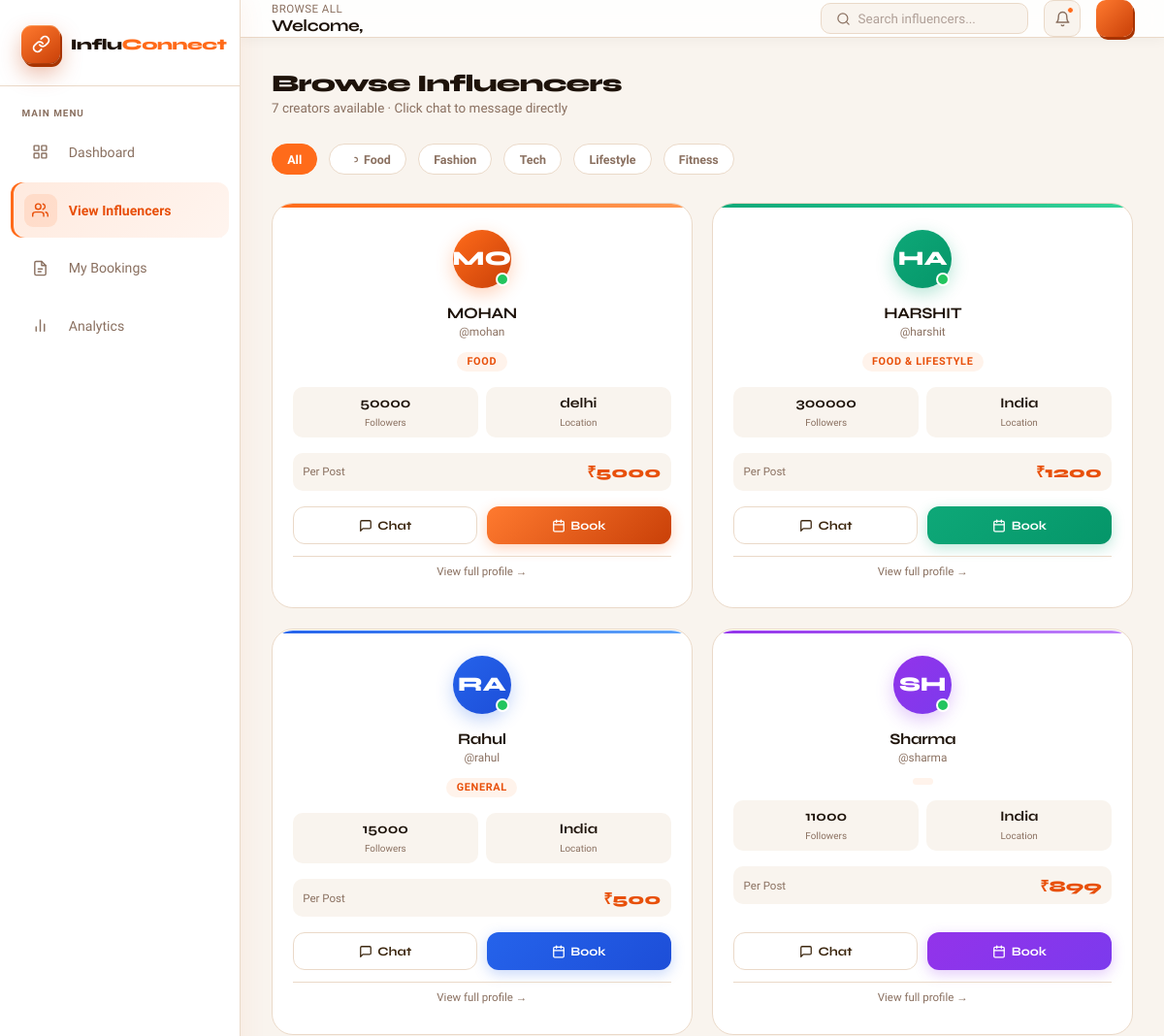
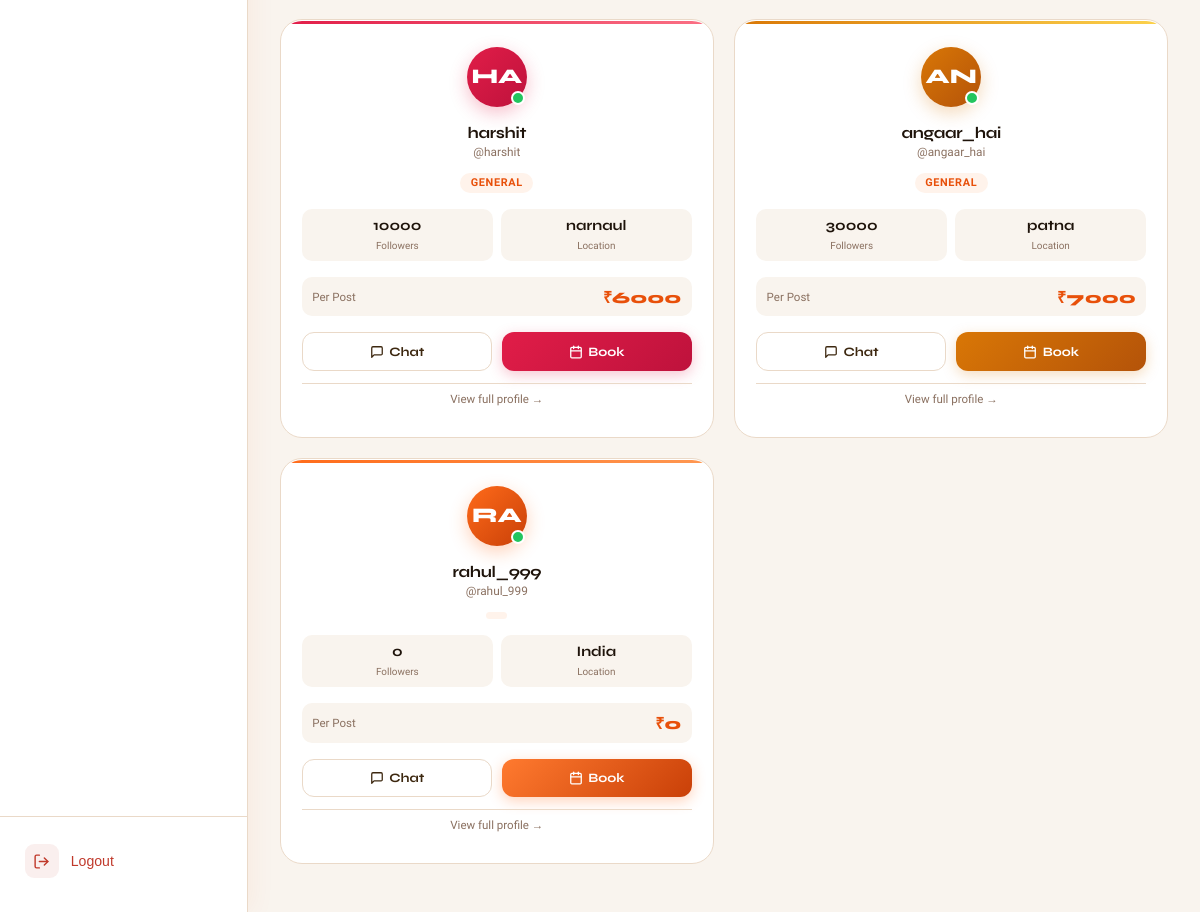
/influencers/, run on an earlier commit of the app's database (2 pictures, top to bottom).
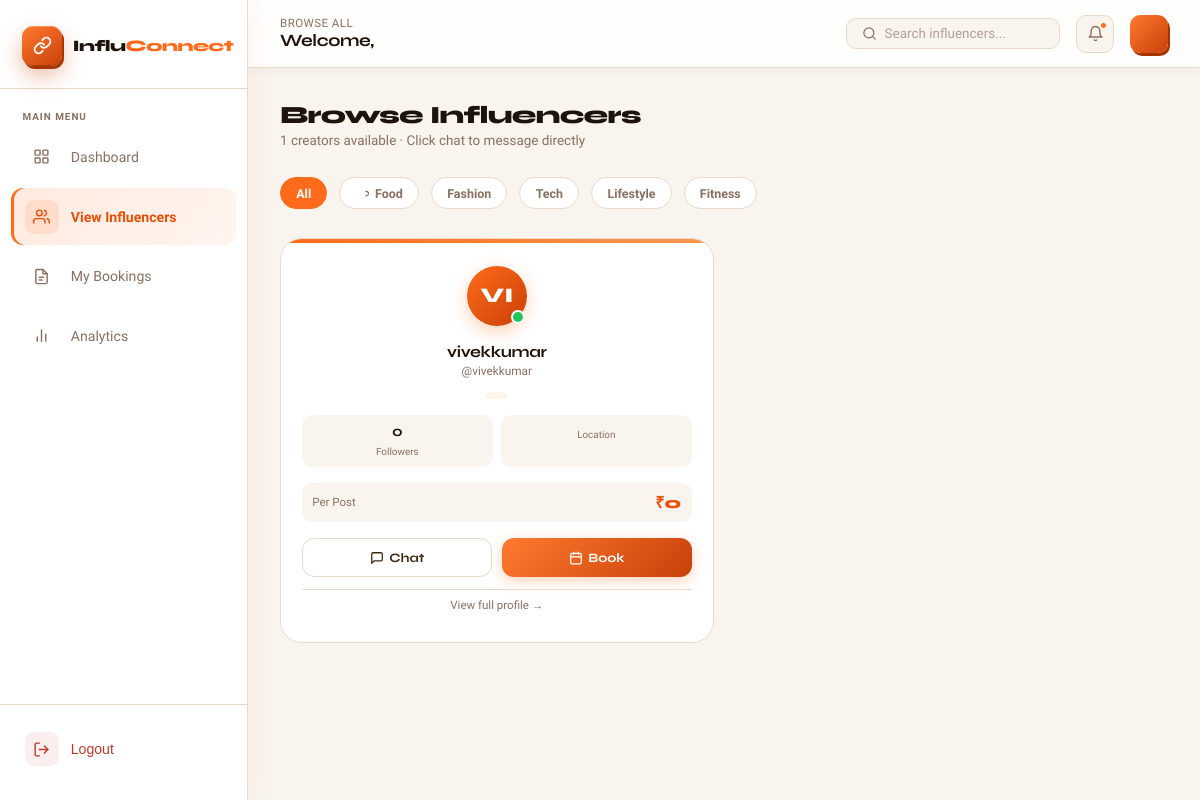
And on a later commit of the database.
### influencers/models.py (models this page shows, shortened)
class InfluencerProfile(models.Model):
    user = models.OneToOneField(settings.AUTH_USER_MODEL, on_delete=models.CASCADE)
    phone = models.CharField(max_length=20, blank=True, default='')
    date_of_birth = models.DateField(null=True, blank=True)
    photo = models.ImageField(upload_to='influencer_photos/', blank=True, null=True)
    profile_image = models.ImageField(upload_to='influencer_profiles/', null=True, blank=True)
    banner_image = models.ImageField(upload_to='influencer_banners/', null=True, blank=True)
    street = models.CharField(max_length=200, blank=True, default='')
    city = models.CharField(max_length=100, blank=True, default='')
    state = models.CharField(max_length=100, blank=True, default='')
    pincode = models.CharField(max_length=10, blank=True, default='')
    country = models.CharField(max_length=100, blank=True, default='India')
    bio = models.TextField(blank=True, default='')
    category = models.CharField(max_length=100, blank=True, default='')
    location = models.CharField(max_length=100, blank=True, default='')
    price_per_post = models.IntegerField(default=0)
    followers = models.IntegerField(default=0)
    instagram = models.URLField(blank=True, default='')
    youtube = models.URLField(blank=True, default='')
    twitter = models.URLField(blank=True, default='')

### accounts/models.py (models this page shows)
class CustomUser(AbstractUser):
    ROLE_CHOICES = (
        ('influencer', 'Influencer'),
        ('shopkeeper', 'Shopkeeper'),
    )
    role = models.CharField(max_length=20, choices=ROLE_CHOICES, default='')

### influencers/views.py (the view)
# urls.py: path('', views.influencers_list, name='influencers_list'),
def influencers_list(request):
    influencers = InfluencerProfile.objects.all()
    return render(request, 'influencers/influencers.html', {'influencers': influencers})

### templates/influencers/influencers.html (shortened to what this page needs)
<!DOCTYPE html>
<html lang="en">
<head>
</head>
<body>
<aside class="sidebar" id="sidebar">
  <a href="{% url 'shopkeepers:shopkeeper_dashboard' %}" class="sidebar-brand">
    <div class="brand-icon"><svg viewBox="0 0 24 24" fill="none" stroke="#fff" stroke-width="2.3" stroke-linecap="round" stroke-linejoin="round"><path d="M10 13a5 5 0 0 0 7.54.54l3-3a5 5 0 0 0-7.07-7.07l-1.72 1.71"/><path d="M14 11a5 5 0 0 0-7.54-.54l-3 3a5 5 0 0 0 7.07 7.07l1.71-1.71"/></svg></div>
    <span class="brand-name"><span class="bl">Influ</span><span class="or">Connect</span></span>
  </a>
  <p class="nav-section-label">Main Menu</p>
  <ul class="nav-menu">
    <li class="nav-item"><a href="{% url 'shopkeepers:shopkeeper_dashboard' %}" class="nav-link"><span class="nav-icon"></span>Dashboard</a></li>
    <li class="nav-item"><a href="{% url 'influencers:influencers_list' %}" class="nav-link active"><span class="nav-icon"><svg viewBox="0 0 24 24" fill="none" stroke="currentColor" stroke-width="2" stroke-linecap="round" stroke-linejoin="round"><path d="M17 21v-2a4 4 0 0 0-4-4H5a4 4 0 0 0-4 4v2"/><circle cx="9" cy="7" r="4"/><path d="M23 21v-2a4 4 0 0 0-3-3.87"/><path d="M16 3.13a4 4 0 0 1 0 7.75"/></svg></span>View Influencers</a></li>
    <li class="nav-item"><a href="{% url 'bookings:all_bookings' %}" class="nav-link"><span class="nav-icon"><svg viewBox="0 0 24 24" fill="none" stroke="currentColor" stroke-width="2" stroke-linecap="round" stroke-linejoin="round"><path d="M14 2H6a2 2 0 0 0-2 2v16a2 2 0 0 0 2 2h12a2 2 0 0 0 2-2V8z"/><polyline points="14 2 14 8 20 8"/><line x1="9" y1="13" x2="15" y2="13"/><line x1="9" y1="17" x2="13" y2="17"/></svg></span>My Bookings</a></li>
    <li class="nav-item"><a href="{% url 'bookings:analytics' %}" class="nav-link"><span class="nav-icon"><svg viewBox="0 0 24 24" fill="none" stroke="currentColor" stroke-width="2" stroke-linecap="round" stroke-linejoin="round"><line x1="18" y1="20" x2="18" y2="10"/><line x1="12" y1="20" x2="12" y2="4"/><line x1="6" y1="20" x2="6" y2="14"/></svg></span>Analytics</a></li>
  </ul>
  <div class="sidebar-footer">
    <form method="post" action="{% url 'logout' %}">{% csrf_token %}
      <button type="submit" class="logout-btn"><span class="logout-icon"><svg viewBox="0 0 24 24" fill="none" stroke="currentColor" stroke-width="2" stroke-linecap="round" stroke-linejoin="round"><path d="M9 21H5a2 2 0 0 1-2-2V5a2 2 0 0 1 2-2h4"/><polyline points="16 17 21 12 16 7"/><line x1="21" y1="12" x2="9" y2="12"/></svg></span>Logout</button>
    </form>
  </div>
</aside>
<div class="main-wrap">
  <header class="topbar">
    <div class="topbar-left">
      <div class="topbar-text">
        <span class="topbar-greeting">Browse All</span>
        <span class="topbar-name">Welcome, </span>
      </div>
    </div>
    <div class="topbar-right">
      <div class="topbar-search">
        <svg viewBox="0 0 24 24" fill="none" stroke="currentColor" stroke-width="2" stroke-linecap="round" stroke-linejoin="round"><circle cx="11" cy="11" r="8"/><line x1="21" y1="21" x2="16.65" y2="16.65"/></svg>
        <input type="text" id="searchInput" placeholder="Search influencers..." oninput="filterCards()"/>
      </div>
      <a href="{% url 'bookings:notifications_page' %}" class="notif-btn">
        <svg viewBox="0 0 24 24" fill="none" stroke="currentColor" stroke-width="2" stroke-linecap="round" stroke-linejoin="round"><path d="M18 8A6 6 0 0 0 6 8c0 7-3 9-3 9h18s-3-2-3-9"/><path d="M13.73 21a2 2 0 0 1-3.46 0"/></svg>
        <span class="notif-dot"></span>
      </a>
      <div class="avatar">{{ request.user.username|slice:":2"|upper }}</div>
    </div>
  </header>
  <main class="page-content">
    <div class="page-header">
      <div>
        <h1 class="page-title">Browse Influencers</h1>
        <p class="page-subtitle">{{ influencers|length }} creators available · Click chat to message directly</p>
      </div>
    </div>
    <div class="filter-bar">
      <span class="filter-chip active" onclick="filterCategory(this,'all')">All</span>
      <span class="filter-chip" onclick="filterCategory(this,'food')"><svg viewBox="0 0 24 24" fill="none" stroke="currentColor" stroke-width="2" stroke-linecap="round" stroke-linejoin="round"><path d="M18 8h1a4 4 0 0 1 0 8h-1"/></svg>Food</span>
      <span class="filter-chip" onclick="filterCategory(this,'fashion')">Fashion</span>
      <span class="filter-chip" onclick="filterCategory(this,'tech')">Tech</span>
      <span class="filter-chip" onclick="filterCategory(this,'lifestyle')">Lifestyle</span>
      <span class="filter-chip" onclick="filterCategory(this,'fitness')">Fitness</span>
    </div>
    <div class="inf-grid" id="infGrid">
      {% for influencer in influencers %}
      <div class="inf-card" data-name="{{ influencer.user.username|lower }}" data-category="{{ influencer.category|lower }}">
        <div class="inf-card-top-bar"></div>
        <div class="inf-card-body">
          <div class="inf-avatar">
            {{ influencer.user.username|slice:":2"|upper }}
            <span class="inf-online-dot"></span>
          </div>
          <div class="inf-name">{{ influencer.user.username }}</div>
          <div class="inf-handle">@{{ influencer.user.username|lower }}</div>
          <span class="inf-category">{{ influencer.category }}</span>
          <div class="inf-stats">
            <div class="inf-stat"><span class="inf-stat-val">{{ influencer.followers }}</span><span class="inf-stat-lbl">Followers</span></div>
            <div class="inf-stat"><span class="inf-stat-val">{{ influencer.location|slice:":8" }}</span><span class="inf-stat-lbl">Location</span></div>
          </div>
          <div class="inf-price-row">
            <span class="inf-price-lbl">Per Post</span>
            <span class="inf-price-val">₹{{ influencer.price_per_post }}</span>
          </div>
          <div class="inf-card-actions">
            <button
              class="btn-chat-card"
              onclick="openChat({{ influencer.id }}, '{{ influencer.user.username }}', '{{ influencer.booking_id|default:'' }}')"
              title="Message {{ influencer.user.username }}">
              <svg viewBox="0 0 24 24" fill="none" stroke="currentColor" stroke-width="2.2" stroke-linecap="round" stroke-linejoin="round"><path d="M21 15a2 2 0 0 1-2 2H7l-4 4V5a2 2 0 0 1 2-2h14a2 2 0 0 1 2 2z"/></svg>
              Chat
            </button>
            <a href="{% url 'bookings:create_booking' influencer.id %}" class="btn-book-card">
              <svg viewBox="0 0 24 24" fill="none" stroke="currentColor" stroke-width="2.2" stroke-linecap="round" stroke-linejoin="round"><rect x="3" y="4" width="18" height="18" rx="2"/><line x1="16" y1="2" x2="16" y2="6"/><line x1="8" y1="2" x2="8" y2="6"/><line x1="3" y1="10" x2="21" y2="10"/></svg>
              Book
            </a>
          </div>
          <a href="{% url 'influencers:influencer_detail' influencer.id %}" class="inf-view-link">View full profile →</a>
        </div>
      </div>
      {% empty %}
      <div style="grid-column:1/-1;text-align:center;padding:4rem 2rem;background:var(--white);border-radius:20px;border:1.5px dashed var(--border);">
        <p style="color:var(--muted);font-size:.9rem;">No influencers found.</p>
      </div>
      {% endfor %}
    </div>
  </main>
</div>
</body>
</html>

What changed in the data, as far as the page shows it:
removed InfluencerProfile: user.username "HA", user.username "HARSHIT", user.username "harshit", category "FOOD & LIFESTYLE", followers "300000", location "India", price_per_post "1200"
removed InfluencerProfile: user.username "RA", user.username "Rahul", user.username "rahul", category "GENERAL", followers "15000", location "India", price_per_post "500"
removed InfluencerProfile: user.username "SH", user.username "Sharma", user.username "sharma", followers "11000", location "India", price_per_post "899"
removed InfluencerProfile: user.username "HA", user.username "harshit", category "GENERAL", followers "10000", location "narnaul", price_per_post "6000"
removed InfluencerProfile: user.username "AN", user.username "angaar_hai", category "GENERAL", followers "30000", location "patna", price_per_post "7000"
removed InfluencerProfile: user.username "RA", user.username "rahul_999", followers "0", location "India", price_per_post "0"
changed InfluencerProfile: user.username "MO" → "VI"; user.username "MOHAN" → "vivekkumar"; user.username "mohan" → "vivekkumar"; followers "50000" → "0"; price_per_post "5000" → "0"; category "FOOD" → (not shown); location "delhi" → (not shown)
Also different on the page:
{{ influencers|length }}: "7" → "1"
